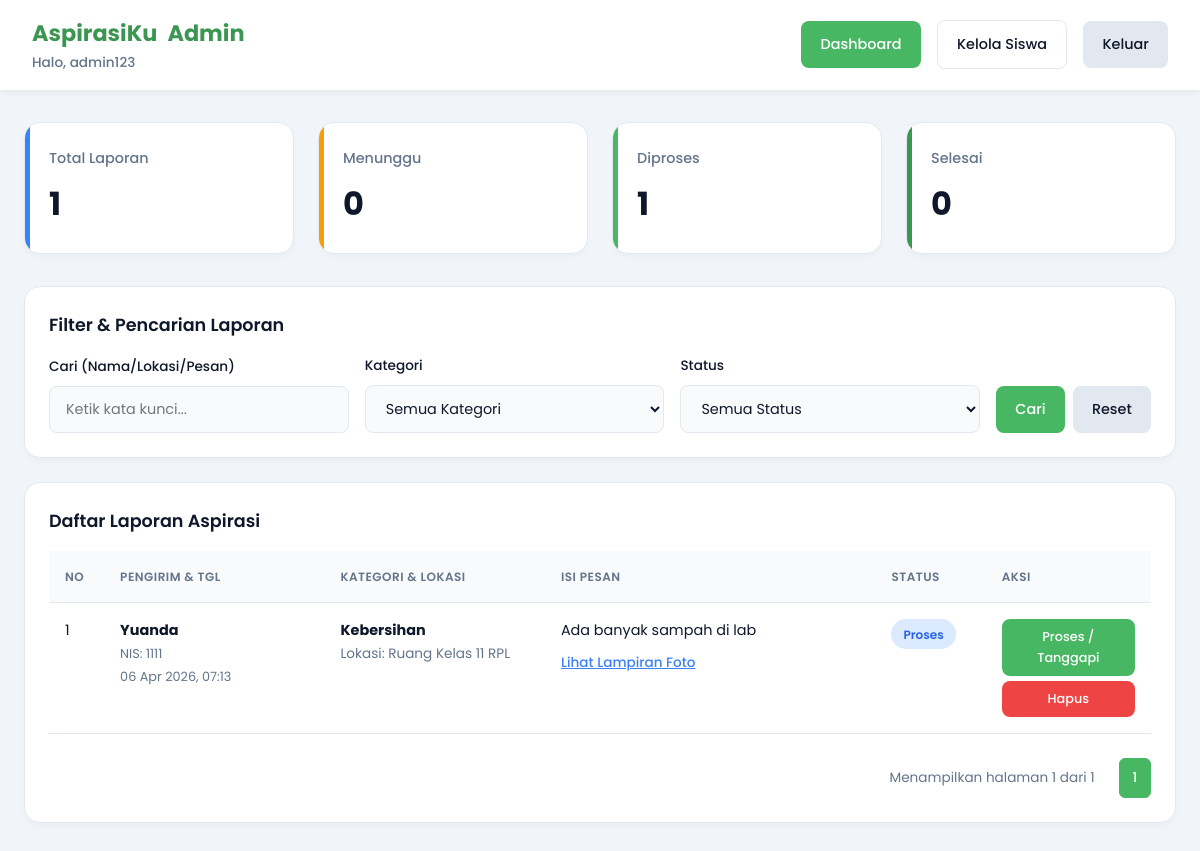
Screenshot of /admin/dashboard.php (signed in) with the database file from the repository.
### tables this page shows
CREATE TABLE `input_aspirasi` (
  `id_pelaporan` int NOT NULL,
  `nis` varchar(20) DEFAULT NULL,
  `id_kategori` int DEFAULT NULL,
  `tanggal` timestamp NULL DEFAULT CURRENT_TIMESTAMP,
  `lokasi` varchar(255) DEFAULT NULL,
  `pesan` text,
  `foto` varchar(255) DEFAULT NULL
);

CREATE TABLE `siswa` (
  `nis` varchar(20) NOT NULL,
  `nama` varchar(100) NOT NULL
);

CREATE TABLE `kategori` (
  `id_kategori` int NOT NULL,
  `ket_kategori` varchar(100) NOT NULL
);

### admin/dashboard.php (the view, shortened to what this page needs)
<?php
require_once '../koneksi.php';
$stats = ['Total' => 0, 'Menunggu' => 0, 'Proses' => 0, 'Selesai' => 0];
$q_stats = "SELECT IFNULL(a.status, 'Menunggu') as st, COUNT(ia.id_pelaporan) as jml
            FROM Input_Aspirasi ia LEFT JOIN Aspirasi a ON ia.id_pelaporan = a.id_pelaporan GROUP BY st";
$res_stats = mysqli_query($conn, $q_stats);
while ($r = mysqli_fetch_assoc($res_stats)) {
    $status_key = $r['st'];
    if(isset($stats[$status_key])) {
        $stats[$status_key] += (int)$r['jml'];
    }
    $stats['Total'] += (int)$r['jml'];
}
$search   = $_GET['search'] ?? '';
$f_kat    = (int)($_GET['filter_kategori'] ?? 0);
$f_status = $_GET['filter_status'] ?? '';
$where = "1=1";
$limit = 10;
$page = isset($_GET['page']) ? (int)$_GET['page'] : 1;
$offset = ($page - 1) * $limit;
$q_count = "SELECT COUNT(*) as total FROM Input_Aspirasi ia JOIN Siswa s ON ia.nis = s.nis LEFT JOIN Aspirasi a ON ia.id_pelaporan = a.id_pelaporan WHERE $where";
$total_data = mysqli_fetch_assoc(mysqli_query($conn, $q_count))['total'];
$total_pages = ceil($total_data / $limit) ?: 1;
$query = "SELECT ia.*, s.nama, k.ket_kategori, IFNULL(a.status, 'Menunggu') as status_laporan
          FROM Input_Aspirasi ia
          JOIN Siswa s ON ia.nis = s.nis
          JOIN Kategori k ON ia.id_kategori = k.id_kategori
          LEFT JOIN Aspirasi a ON ia.id_pelaporan = a.id_pelaporan
          WHERE $where
          ORDER BY ia.id_pelaporan DESC LIMIT $limit OFFSET $offset";
$data_laporan = mysqli_query($conn, $query);
?>
<!DOCTYPE html>
<html lang="id">
<head>
    <link rel="stylesheet" href="../css/admin.css">
</head>
<body>
    <nav class="admin-nav fade-in">
        <div class="nav-brand">
            <h1>AspirasiKu <span>Admin</span></h1>
            <p>Halo, <?= htmlspecialchars($_SESSION['admin']) ?></p>
        </div>
        <div class="nav-links">
            <a href="dashboard.php" class="btn btn-primary">Dashboard</a>
            <a href="daftar_siswa.php" class="btn btn-outline">Kelola Siswa</a>
            <a href="../logout.php" class="btn btn-secondary">Keluar</a>
        </div>
    </nav>
    <div class="container">
        <div class="stats-grid fade-in" style="animation-delay: 0.1s;">
            <div class="stat-card stat-total">
                <h3>Total Laporan</h3>
                <div class="angka"><?= $stats['Total'] ?></div>
            </div>
            <div class="stat-card stat-menunggu">
                <h3>Menunggu</h3>
                <div class="angka"><?= $stats['Menunggu'] ?></div>
            </div>
            <div class="stat-card stat-proses">
                <h3>Diproses</h3>
                <div class="angka"><?= $stats['Proses'] ?></div>
            </div>
            <div class="stat-card stat-selesai">
                <h3>Selesai</h3>
                <div class="angka"><?= $stats['Selesai'] ?></div>
            </div>
        </div>
        <div class="card fade-in" style="animation-delay: 0.2s;">
            <h2 class="card-title">Filter & Pencarian Laporan</h2>
            <form method="GET" class="filter-form">
                <div class="form-group">
                    <label>Cari (Nama/Lokasi/Pesan)</label>
                    <input type="text" name="search" class="form-control" placeholder="Ketik kata kunci..." value="<?= htmlspecialchars($search) ?>">
                </div>
                <div class="form-group">
                    <label>Kategori</label>
                    <select name="filter_kategori" class="form-control">
                        <option value="">Semua Kategori</option>
                    </select>
                </div>
                <div class="form-group">
                    <label>Status</label>
                    <select name="filter_status" class="form-control">
                        <option value="">Semua Status</option>
                    </select>
                </div>
                <div class="filter-actions">
                    <button type="submit" class="btn btn-primary">Cari</button>
                    <a href="dashboard.php" class="btn btn-secondary">Reset</a>
                </div>
            </form>
        </div>
        <div class="card fade-in" style="animation-delay: 0.3s;">
            <h2 class="card-title">Daftar Laporan Aspirasi</h2>
            <div class="table-responsive">
                <table class="modern-table">
                    <thead>
                        <tr>
                            <th width="5%">No</th>
                            <th width="20%">Pengirim & Tgl</th>
                            <th width="20%">Kategori & Lokasi</th>
                            <th width="30%">Isi Pesan</th>
                            <th width="10%">Status</th>
                            <th width="15%" align="center">Aksi</th>
                        </tr>
                    </thead>
                    <tbody>
                        <?php
                        $no = $offset + 1;
                        while ($row = mysqli_fetch_assoc($data_laporan)):
                            $status = $row['status_laporan'];
                            $badge_class = 'badge-menunggu';
                            if (strtolower($status) === 'diproses' || strtolower($status) === 'proses') $badge_class = 'badge-proses';
                            elseif (strtolower($status) === 'selesai') $badge_class = 'badge-selesai';
                        ?>
                        <tr>
                            <td align="center"><?= $no++ ?></td>
                            <td>
                                <strong style="color: var(--text-dark);"><?= htmlspecialchars($row['nama']) ?></strong><br>
                                <span style="font-size: 0.8rem; color: var(--text-muted);">NIS: <?= htmlspecialchars($row['nis']) ?></span><br>
                                <span style="font-size: 0.8rem; color: var(--text-muted);"><?= date('d M Y, H:i', strtotime($row['tanggal'])) ?></span>
                            </td>
                            <td>
                                <strong><?= htmlspecialchars($row['ket_kategori']) ?></strong><br>
                                <span style="font-size: 0.85rem; color: var(--text-muted);">Lokasi: <?= htmlspecialchars($row['lokasi']) ?></span>
                            </td>
                            <td>
                                <p style="font-size: 0.9rem; margin-bottom: 5px;"><?= nl2br(htmlspecialchars($row['pesan'])) ?></p>
                                <?php if ($row['foto']): ?>
                                    <a href="../uploads/<?= htmlspecialchars($row['foto']) ?>" target="_blank" class="link-foto">Lihat Lampiran Foto</a>
                                <?php endif; ?>
                            </td>
                            <td>
                                <span class="badge <?= $badge_class ?>"><?= htmlspecialchars($status) ?></span>
                            </td>
                            <td>
                                <div style="display: flex; gap: 5px; flex-direction: column;">
                                    <a href="proses_tanggapan.php?id=<?= $row['id_pelaporan'] ?>" class="btn btn-primary btn-action">Proses / Tanggapi</a>
                                    <a href="?hapus=<?= $row['id_pelaporan'] ?>" onclick="return confirm('Peringatan: Yakin ingin menghapus aspirasi ini secara permanen?')" class="btn btn-danger btn-action">Hapus</a>
                                </div>
                            </td>
                        </tr>
                        <?php endwhile; ?>
                    </tbody>
                </table>
            </div>
            <div class="pagination">
                <span>Menampilkan halaman <?= $page ?> dari <?= $total_pages ?></span>
                <?php for ($i = 1; $i <= $total_pages; $i++): ?>
                    <a href="?page=<?= $i ?>&search=<?= urlencode($search) ?>&filter_kategori=<?= $f_kat ?>&filter_status=<?= urlencode($f_status) ?>"
                       class="page-link <?= $i == $page ? 'active' : '' ?>">
                        <?= $i ?>
                    </a>
                <?php endfor; ?>
            </div>
        </div>
    </div>
</body>
</html>

### rows the page displays
input_aspirasi: nis.nama "Yuanda", nis "1111", tanggal "06 Apr 2026, 07:13", id_kategori.ket_kategori "Kebersihan", lokasi "Ruang Kelas 11 RPL", pesan "Ada banyak sampah di lab", status "Proses"

### other values shown
$_SESSION['admin'] "admin123"
$stats['Total'] "1"
$stats['Menunggu'] "0"
$stats['Proses'] "1"
$stats['Selesai'] "0"
$page "1"
$total_pages "1"
